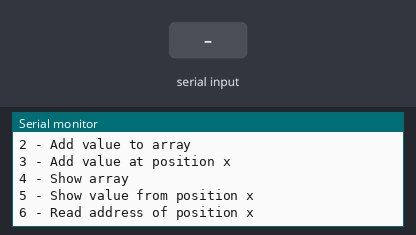
A sketch run on a simulated Arduino Uno, built with avr-gcc and run on an emulated ATmega328P. Shown: the last lines printed to the serial monitor. The inputs (shaded band) are chosen by the test bench.

Above: at 1.2 s.
1.3 s: "1\n" received over Serial
At 1.4 s:
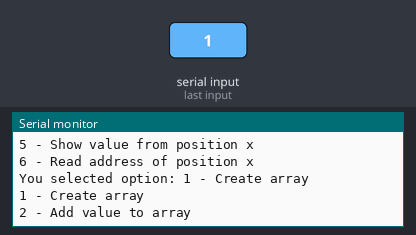
2.8 s: "0\n" received over Serial
At 3.7 s:
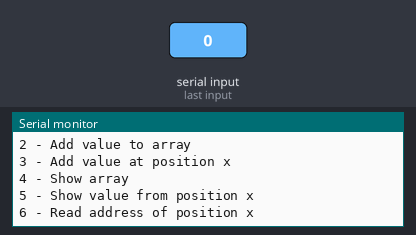
4.3 s: "2\n" received over Serial
At 4.4 s:
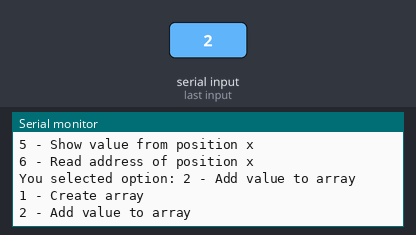

Measured:
- after the input at 1.3 s, the serial monitor: prints a new line at once (image 1)
- after the input at 2.8 s, the serial monitor: prints a new line at once (image 2)
- after the input at 4.3 s, the serial monitor: prints a new line at once (image 3)

The sketch:

array_demo.ino
```cpp
#include "MainMenu.h"

void setup() {
  // put your setup code here, to run once:
  Serial.begin(SerialSpeed);
  Serial.setTimeout(SerialReadTimeout);
}

void loop() {
  // put your main code here, to run repeatedly:
  int selectedOptionIndex = getMainMenuSelection();
  Serial.print("You selected option: ");
  showOption(selectedOptionIndex);
}
```

MainMenu.cpp
```cpp
#include "MainMenu.h"

const int MenuSize = 6;
String OperationCode[6] = {"1", "2", "3", "4", "5", "6"};
String OperationText[6] = {
  "Create array",
  "Add value to array",
  "Add value at position x",
  "Show array",
  "Show value from position x",
  "Read address of position x"};
const int InvalidOptionIndex = -1;

int getMainMenuSelection() {
  int selectedOptionIndex = InvalidOptionIndex;

  do {
    showMenuOptions();
    String userInput = getUserInput();

    selectedOptionIndex = getOptionIndex(userInput);
    if(selectedOptionIndex == InvalidOptionIndex)
      showInvalidOptionMessage(userInput);

    delay(UserInputDelay);

  } while(selectedOptionIndex < 0);

  return selectedOptionIndex;
}

void showMenuOptions() {
  for(int i=0; i<MenuSize; i++) {
    showOption(i);
  }
}

void showOption(int index) {
    Serial.print(OperationCode[index]);
    Serial.print(" - ");
    Serial.println(OperationText[index]);
}

int getOptionIndex(String option) {
  for(int i=0; i<MenuSize; i++) {
    if (option == OperationCode[i])
      return i;
  }
  return -1;
}

void showInvalidOptionMessage(String userInput) {
  Serial.print("Invalid option: ");
  Serial.println(userInput);
}
```

MainMenu.h
```cpp
#ifndef MainMenu_h
#define MainMenu_h

#include "SerialUtils.h"

int getMainMenuSelection();
void showMenuOptions();
void showOption(int);
int getOptionIndex(String);
void showInvalidOptionMessage(String);

#endif
```

SerialUtils.cpp
```cpp
#include "SerialUtils.h"

String getUserInput() {
  String userInput = String();
  char newData;

  do {
    while(0 >= Serial.available()) {
      delay(UserInputDelay);
    }

    newData = Serial.read();

    if (newData != CommandTerminator)
      userInput.concat(newData);

    if (userInput.length() >= MaxUserInputLength)
      userInput.remove(0,1);

  } while(newData != CommandTerminator);

  return userInput;
}
```

SerialUtils.h
```cpp
#ifndef SerialUtils_h
#define SerialUtils_h

#include <Arduino.h>

const int SerialSpeed = 9600;
const long SerialReadTimeout = 360000;
const char CommandTerminator = '\n';
const int UserInputDelay = 20;
const int MaxUserInputLength = 255;

String getUserInput();

#endif
```
